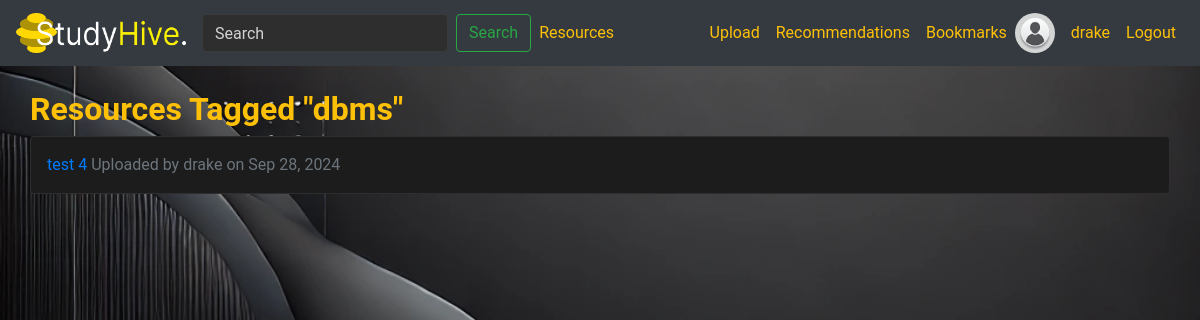
Page /tag/1/ (signed in) on the earlier database version.
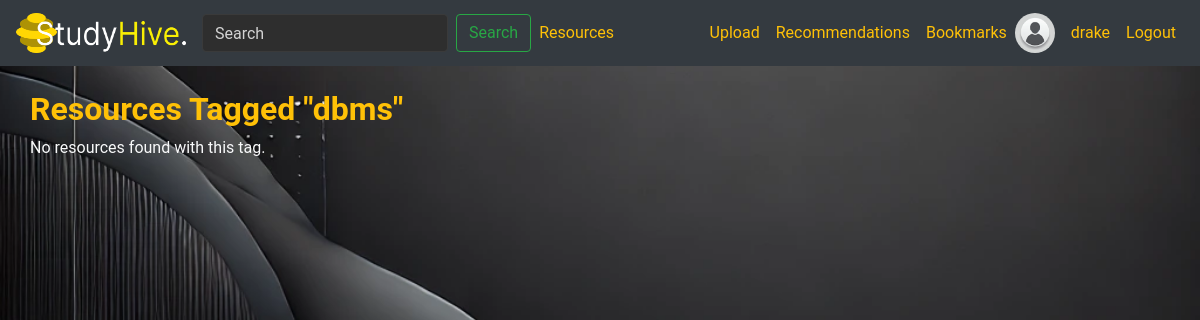
Same page on the later database version.
### library/models.py (models this page shows, shortened)
class Resource(models.Model):
    RESOURCE_TYPE_CHOICES = [
        ('Document', 'Document'),
        ('Video', 'Video'),
    ]
    FILE_TYPE_CHOICES = [
        ('PDF', 'PDF'),
        ('PPT', 'PPT'),
        ('DOC', 'DOC'),
        ('DOCX', 'DOCX'),
        ('YouTube', 'YouTube'),
    ]
    title = models.CharField(max_length=255)
    description = models.TextField(blank=True, null=True)
    resource_type = models.CharField(max_length=20, choices=RESOURCE_TYPE_CHOICES)
    file_type = models.CharField(max_length=20, choices=FILE_TYPE_CHOICES)
    file = models.FileField(upload_to='resources/', blank=True, null=True)
    video_url = models.URLField(blank=True, null=True)
    upload_date = models.DateTimeField(auto_now_add=True)
    uploader = models.ForeignKey(User, on_delete=models.CASCADE, related_name='uploaded_resources')
    subject = models.ForeignKey(Subject, on_delete=models.SET_NULL, null=True, blank=True, related_name='resources')
    views_count = models.IntegerField(default=0)
    downloads_count = models.IntegerField(default=0)
    average_rating = models.FloatField(default=0.0)
    total_ratings = models.IntegerField(default=0)
    bookmarks = models.ManyToManyField(User, through='Bookmark', related_name='bookmarked_resources')
    is_active = models.BooleanField(default=True)
    tags = models.ManyToManyField(Tag, through='ResourceTag', related_name='resources')
    class Meta:
        pass

### library/views.py (the view)
# urls.py: path('tag/<int:tag_id>/', views.tag_resources, name='tag_resources'),
def tag_resources(request, tag_id):
    tag = get_object_or_404(Tag, id=tag_id)
    resources = Resource.objects.filter(tags=tag, is_active=True).order_by('-upload_date')
    context = {
        'tag': tag,
        'resources': resources,
    }
    return render(request, 'library/tag_resources.html', context)

### library/templates/library/tag_resources.html (shortened to what this page needs)
{% extends 'library/layout.html' %}
{% block content %}
<div class="container">
    <h2>Resources Tagged "{{ tag.name }}"</h2>
    {% if resources %}
        <ul class="list-group">
            {% for resource in resources %}
                <li class="list-group-item">
                    <a href="{% url 'resource_detail' resource_id=resource.id %}">{{ resource.title }}</a>
                    <span class="text-muted">Uploaded by {{ resource.uploader.username }} on {{ resource.upload_date|date:"M d, Y" }}</span>
                </li>
            {% endfor %}
        </ul>
    {% else %}
        <p>No resources found with this tag.</p>
    {% endif %}
</div>
{% endblock %}

Differences in the rows shown:
removed Resource: title "test 4", uploader.username "drake", upload_date "Sep 28, 2024"
Other differences:
text now shown: "No resources found with this tag."
